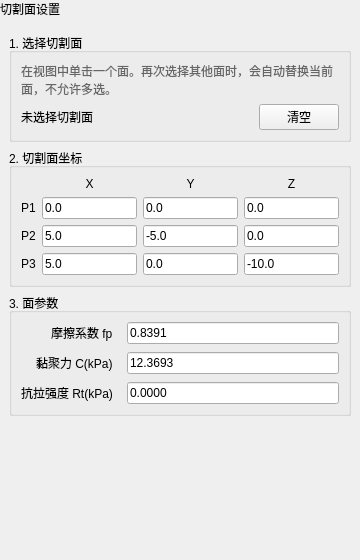
<?xml version='1.0' encoding='utf-8'?>
<ui version="4.0">
 <class>CaveBlockPlanePage</class>
 <widget class="QWidget" name="CaveBlockPlanePage">
  <property name="geometry">
   <rect>
    <x>0</x>
    <y>0</y>
    <width>360</width>
    <height>560</height>
   </rect>
  </property>
  <layout class="QVBoxLayout" name="verticalLayout">
   <item>
    <widget class="QLabel" name="pageHeaderLabel">
     <property name="text">
      <string>切割面设置</string>
     </property>
     <property name="visible">
      <bool>false</bool>
     </property>
    </widget>
   </item>
   <item>
    <widget class="QScrollArea" name="scrollArea">
     <property name="widgetResizable">
      <bool>true</bool>
     </property>
     <property name="frameShape">
      <enum>QFrame::NoFrame</enum>
     </property>
     <widget class="QWidget" name="scrollAreaWidgetContents">
      <property name="geometry">
       <rect>
        <x>0</x>
        <y>0</y>
        <width>360</width>
        <height>480</height>
       </rect>
      </property>
      <layout class="QVBoxLayout" name="contentLayout">
       <item>
        <widget class="QGroupBox" name="pickGroupBox">
         <property name="title">
          <string>1. 选择切割面</string>
         </property>
         <layout class="QVBoxLayout" name="pickLayout">
          <item>
           <widget class="QLabel" name="pickHintLabel">
            <property name="text">
             <string>在视图中单击一个面。再次选择其他面时，会自动替换当前面，不允许多选。</string>
            </property>
            <property name="wordWrap">
             <bool>true</bool>
            </property>
            <property name="styleSheet">
             <string notr="true">QLabel { color: #666666; }</string>
            </property>
           </widget>
          </item>
          <item>
           <layout class="QHBoxLayout" name="pickStatusLayout">
            <item>
             <widget class="QLabel" name="faceStatusLabel">
              <property name="text">
               <string>未选择切割面</string>
              </property>
             </widget>
            </item>
            <item>
             <spacer name="pickStatusSpacer">
              <property name="orientation">
               <enum>Qt::Horizontal</enum>
              </property>
              <property name="sizeHint" stdset="0">
               <size>
                <width>40</width>
                <height>20</height>
               </size>
              </property>
             </spacer>
            </item>
            <item>
             <widget class="QPushButton" name="clearFaceBtn">
              <property name="text">
               <string>清空</string>
              </property>
              <property name="minimumSize">
               <size>
                <width>10</width>
                <height>0</height>
               </size>
              </property>
             </widget>
            </item>
           </layout>
          </item>
          <property name="leftMargin">
           <number>9</number>
          </property>
          <property name="topMargin">
           <number>9</number>
          </property>
          <property name="rightMargin">
           <number>9</number>
          </property>
          <property name="bottomMargin">
           <number>9</number>
          </property>
          <property name="spacing">
           <number>6</number>
          </property>
         </layout>
        </widget>
       </item>
       <item>
        <widget class="QGroupBox" name="pointGroupBox">
         <property name="title">
          <string>2. 切割面坐标</string>
         </property>
         <layout class="QGridLayout" name="pointGridLayout">
          <item row="0" column="1">
           <widget class="QLabel" name="labelX">
            <property name="text">
             <string>X</string>
            </property>
            <property name="alignment">
             <set>Qt::AlignCenter</set>
            </property>
           </widget>
          </item>
          <item row="0" column="2">
           <widget class="QLabel" name="labelY">
            <property name="text">
             <string>Y</string>
            </property>
            <property name="alignment">
             <set>Qt::AlignCenter</set>
            </property>
           </widget>
          </item>
          <item row="0" column="3">
           <widget class="QLabel" name="labelZ">
            <property name="text">
             <string>Z</string>
            </property>
            <property name="alignment">
             <set>Qt::AlignCenter</set>
            </property>
           </widget>
          </item>
          <item row="1" column="0">
           <widget class="QLabel" name="labelP1">
            <property name="text">
             <string>P1</string>
            </property>
           </widget>
          </item>
          <item row="1" column="1">
           <widget class="QLineEdit" name="x1Edit">
            <property name="text">
             <string>0.0</string>
            </property>
            <property name="minimumSize">
             <size>
              <width>10</width>
              <height>0</height>
             </size>
            </property>
           </widget>
          </item>
          <item row="1" column="2">
           <widget class="QLineEdit" name="y1Edit">
            <property name="text">
             <string>0.0</string>
            </property>
            <property name="minimumSize">
             <size>
              <width>10</width>
              <height>0</height>
             </size>
            </property>
           </widget>
          </item>
          <item row="1" column="3">
           <widget class="QLineEdit" name="z1Edit">
            <property name="text">
             <string>0.0</string>
            </property>
            <property name="minimumSize">
             <size>
              <width>10</width>
              <height>0</height>
             </size>
            </property>
           </widget>
          </item>
          <item row="2" column="0">
           <widget class="QLabel" name="labelP2">
            <property name="text">
             <string>P2</string>
            </property>
           </widget>
          </item>
          <item row="2" column="1">
           <widget class="QLineEdit" name="x2Edit">
            <property name="text">
             <string>5.0</string>
            </property>
            <property name="minimumSize">
             <size>
              <width>10</width>
              <height>0</height>
             </size>
            </property>
           </widget>
          </item>
          <item row="2" column="2">
           <widget class="QLineEdit" name="y2Edit">
            <property name="text">
             <string>-5.0</string>
            </property>
            <property name="minimumSize">
             <size>
              <width>10</width>
              <height>0</height>
             </size>
            </property>
           </widget>
          </item>
          <item row="2" column="3">
           <widget class="QLineEdit" name="z2Edit">
            <property name="text">
             <string>0.0</string>
            </property>
            <property name="minimumSize">
             <size>
              <width>10</width>
              <height>0</height>
             </size>
            </property>
           </widget>
          </item>
          <item row="3" column="0">
           <widget class="QLabel" name="labelP3">
            <property name="text">
             <string>P3</string>
            </property>
           </widget>
          </item>
          <item row="3" column="1">
           <widget class="QLineEdit" name="x3Edit">
            <property name="text">
             <string>5.0</string>
            </property>
            <property name="minimumSize">
             <size>
              <width>10</width>
              <height>0</height>
             </size>
            </property>
           </widget>
          </item>
          <item row="3" column="2">
           <widget class="QLineEdit" name="y3Edit">
            <property name="text">
             <string>0.0</string>
            </property>
            <property name="minimumSize">
             <size>
              <width>10</width>
              <height>0</height>
             </size>
            </property>
           </widget>
          </item>
          <item row="3" column="3">
           <widget class="QLineEdit" name="z3Edit">
            <property name="text">
             <string>-10.0</string>
            </property>
            <property name="minimumSize">
             <size>
              <width>10</width>
              <height>0</height>
             </size>
            </property>
           </widget>
          </item>
          <property name="leftMargin">
           <number>9</number>
          </property>
          <property name="topMargin">
           <number>9</number>
          </property>
          <property name="rightMargin">
           <number>9</number>
          </property>
          <property name="bottomMargin">
           <number>9</number>
          </property>
          <property name="horizontalSpacing">
           <number>6</number>
          </property>
          <property name="verticalSpacing">
           <number>6</number>
          </property>
         </layout>
        </widget>
       </item>
       <item>
        <widget class="QGroupBox" name="paraGroupBox">
         <property name="title">
          <string>3. 面参数</string>
         </property>
         <layout class="QFormLayout" name="paraFormLayout">
          <property name="fieldGrowthPolicy">
           <enum>QFormLayout::AllNonFixedFieldsGrow</enum>
          </property>
          <item row="0" column="0">
           <widget class="QLabel" name="labelFp">
            <property name="text">
             <string>摩擦系数 fp</string>
            </property>
           </widget>
          </item>
          <item row="0" column="1">
           <widget class="QLineEdit" name="fpEdit">
            <property name="text">
             <string>0.8391</string>
            </property>
            <property name="minimumSize">
             <size>
              <width>10</width>
              <height>0</height>
             </size>
            </property>
           </widget>
          </item>
          <item row="1" column="0">
           <widget class="QLabel" name="labelC">
            <property name="text">
             <string>黏聚力 C(kPa)</string>
            </property>
           </widget>
          </item>
          <item row="1" column="1">
           <widget class="QLineEdit" name="cEdit">
            <property name="text">
             <string>12.3693</string>
            </property>
            <property name="minimumSize">
             <size>
              <width>10</width>
              <height>0</height>
             </size>
            </property>
           </widget>
          </item>
          <item row="2" column="0">
           <widget class="QLabel" name="labelRt">
            <property name="text">
             <string>抗拉强度 Rt(kPa)</string>
            </property>
           </widget>
          </item>
          <item row="2" column="1">
           <widget class="QLineEdit" name="rtEdit">
            <property name="text">
             <string>0.0000</string>
            </property>
            <property name="minimumSize">
             <size>
              <width>10</width>
              <height>0</height>
             </size>
            </property>
           </widget>
          </item>
          <property name="leftMargin">
           <number>9</number>
          </property>
          <property name="topMargin">
           <number>9</number>
          </property>
          <property name="rightMargin">
           <number>9</number>
          </property>
          <property name="bottomMargin">
           <number>9</number>
          </property>
          <property name="spacing">
           <number>6</number>
          </property>
          <property name="horizontalSpacing">
           <number>14</number>
          </property>
          <property name="verticalSpacing">
           <number>8</number>
          </property>
          <property name="rowWrapPolicy">
           <enum>QFormLayout::WrapLongRows</enum>
          </property>
          <property name="labelAlignment">
           <set>Qt::AlignRight|Qt::AlignVCenter</set>
          </property>
         </layout>
        </widget>
       </item>
       <item>
        <spacer name="verticalSpacer">
         <property name="orientation">
          <enum>Qt::Vertical</enum>
         </property>
         <property name="sizeHint" stdset="0">
          <size>
           <width>20</width>
           <height>40</height>
          </size>
         </property>
        </spacer>
       </item>
       <property name="leftMargin">
        <number>9</number>
       </property>
       <property name="topMargin">
        <number>9</number>
       </property>
       <property name="rightMargin">
        <number>9</number>
       </property>
       <property name="bottomMargin">
        <number>9</number>
       </property>
       <property name="spacing">
        <number>6</number>
       </property>
      </layout>
     </widget>
    </widget>
   </item>
   <property name="leftMargin">
    <number>0</number>
   </property>
   <property name="topMargin">
    <number>0</number>
   </property>
   <property name="rightMargin">
    <number>0</number>
   </property>
   <property name="bottomMargin">
    <number>0</number>
   </property>
   <property name="spacing">
    <number>6</number>
   </property>
  </layout>
 </widget>
 <resources />
 <connections />
</ui>
